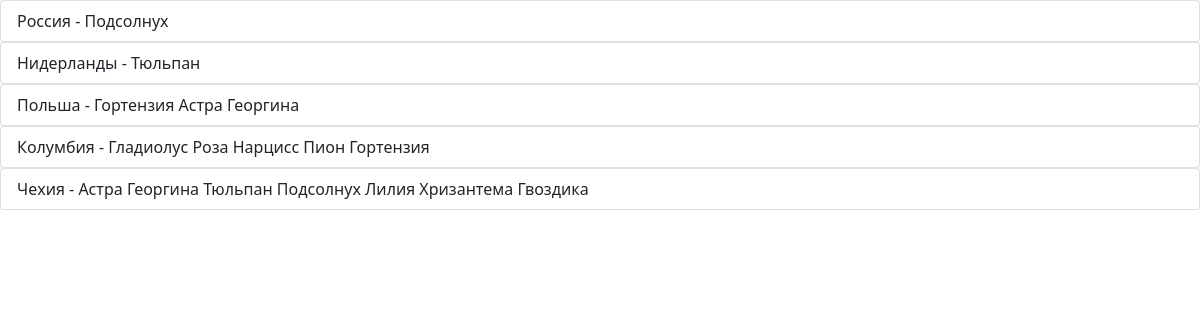
The page / on the database its author committed.
### flowers/models.py (models this page shows, shortened)
class Country(models.Model):
    title = models.CharField("Название", max_length=100)
    description = models.TextField("Описание")
    name = models.ManyToManyField(Flower, verbose_name="цветок", related_name="country_flower")
    class Meta:
        verbose_name = "Страна"
        verbose_name_plural = "Страны"

class Flower(models.Model):
    name = models.CharField("Имя", max_length=100)
    description = models.TextField("Описание")
    class Meta:
        verbose_name = "Цветы"
        verbose_name_plural = "Цветы"

### flowers/views.py (the view)
# urls.py: path("", views.FlowersView.as_view()),
class FlowersView(View):
    def get(self, request):
        flowers = Country.objects.all()
        return render(request, "flower/flower_list.html", {"flower_list": flowers})

### templates/flower/flower_list.html (shortened to what this page needs)
<!DOCTYPE html>
<html lang="en">
<head>
  <link href="https://cdn.jsdelivr.net/npm/bootstrap@5.0.0-beta1/dist/css/bootstrap.min.css" rel="stylesheet">
</head>
<body>
{% for flowers in flower_list %}
    <ul class="list-group">
        <li class="list-group-item"> {{ flowers.title }} {{ '-' }}
            {% for  name in flowers.name.all %}
                {{ name.name }}
            {% endfor %}
        </li>
    </ul>
{% endfor %}
</body>
</html>

### rows shown on the page
Country: title "Россия", value "-"
Flower: name "Подсолнух"
Country: title "Нидерланды", value "-"
Flower: name "Тюльпан"
Country: title "Польша", value "-"
Flower: name "Гортензия"
Flower: name "Астра"
Flower: name "Георгина"
Country: title "Колумбия", value "-"
Flower: name "Гладиолус"
Flower: name "Роза"
Flower: name "Нарцисс"
Flower: name "Пион"
Country: title "Чехия", value "-"
Flower: name "Лилия"
Flower: name "Хризантема"
Flower: name "Гвоздика"
